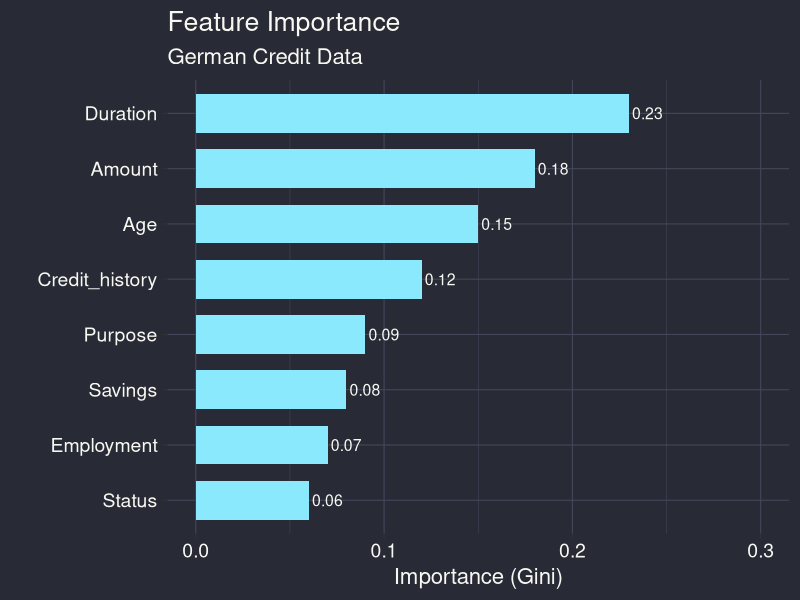

This chart was generated by the following R code: (Note: this script raises an error after producing the figure.)
# Regenerate plots with HIGH CONTRAST for dark background (Dracula theme)

# Colors from Dracula theme
BG <- "#282a36"
FG <- "#f8f8f2"
CYAN <- "#8be9fd"
YELLOW <- "#f1fa8c"
GREEN <- "#50fa7b"

library(ggplot2)

# ============================================================
# PLOT 1: Feature Importance (HIGH CONTRAST)
# ============================================================
importance_df <- data.frame(
  Feature = c("Duration", "Amount", "Age", "Credit_history", "Purpose", 
              "Savings", "Employment", "Status"),
  Value = c(0.23, 0.18, 0.15, 0.12, 0.09, 0.08, 0.07, 0.06)
)

p1 <- ggplot(importance_df, aes(x = reorder(Feature, Value), y = Value)) +
  geom_col(fill = CYAN, width = 0.7) +
  coord_flip() +
  labs(title = "Feature Importance", subtitle = "German Credit Data",
       x = "", y = "Importance (Gini)") +
  theme_dark(16) +
  theme(
    plot.background = element_rect(fill = BG, color = BG),
    panel.background = element_rect(fill = BG),
    panel.grid.major = element_line(color = "#44475a"),
    panel.grid.minor = element_line(color = "#44475a"),
    text = element_text(color = FG),
    axis.text = element_text(color = FG, size = 14)
  ) +
  geom_text(aes(label = sprintf("%.2f", Value)), 
            hjust = -0.1, color = FG, size = 4) +
  ylim(0, 0.30)

ggsave("/home/openclaw/.openclaw/workspace/reveal-cpvbcdd-202501/ciencia-dados/images/feature-importance.png", 
       plot = p1, width = 8, height = 5, dpi = 200, bg = BG)

cat("1. Feature Importance saved\n")

# ============================================================
# PLOT 2: ROC Curve (HIGH CONTRAST)
# ============================================================
fpr <- seq(0, 1, length.out = 200)
tpr <- 1 - (1 - fpr)^2.5

roc_df <- data.frame(FPR = fpr, TPR = tpr)

p2 <- ggplot(roc_df, aes(x = FPR, y = TPR)) +
  geom_abline(linetype = "dashed", color = "#6272a4", size = 1) +
  geom_line(color = GREEN, size = 3) +
  geom_area(fill = GREEN, alpha = 0.2) +
  annotate("rect", x = 0.5, y = 0.08, xmax = 0.88, ymax = 0.38,
           fill = BG, color = GREEN, size = 2) +
  annotate("text", x = 0.69, y = 0.23, label = "AUC = 0.72", 
           color = YELLOW, size = 10, fontface = "bold") +
  labs(title = "ROC Curve", subtitle = "German Credit Risk Model",
       x = "False Positive Rate", y = "True Positive Rate") +
  theme_dark(16) +
  theme(
    plot.background = element_rect(fill = BG, color = BG),
    panel.background = element_rect(fill = BG),
    panel.grid.major = element_line(color = "#44475a"),
    text = element_text(color = FG),
    axis.text = element_text(color = FG, size = 12)
  ) +
  xlim(0, 1) + ylim(0, 1)

ggsave("/home/openclaw/.openclaw/workspace/reveal-cpvbcdd-202501/ciencia-dados/images/roc-curve.png",
       plot = p2, width = 8, height = 5, dpi = 200, bg = BG)

cat("2. ROC Curve saved\n")

# ============================================================
# PLOT 3: Confusion Matrix
# ============================================================
library(reshape2)

cm <- matrix(c(420, 80, 55, 45), nrow = 2, byrow = TRUE)
rownames(cm) <- c("Actual: Bom", "Actual: Mau")
colnames(cm) <- c("Pred: Bom", "Pred: Mau")
cm_df <- melt(cm)
names(cm_df) <- c("Actual", "Predicted", "Count")

p3 <- ggplot(cm_df, aes(x = Predicted, y = Actual, fill = Count)) +
  geom_tile(color = FG, size = 1) +
  geom_text(aes(label = Count), color = FG, size = 16, fontface = "bold") +
  scale_fill_gradient(low = BG, high = CYAN) +
  labs(title = "Confusion Matrix", subtitle = "Test Set (n=600)") +
  theme_dark(16) +
  theme(
    plot.background = element_rect(fill = BG, color = BG),
    panel.background = element_rect(fill = BG),
    text = element_text(color = FG),
    axis.text = element_text(color = FG, size = 14)
  )

ggsave("/home/openclaw/.openclaw/workspace/reveal-cpvbcdd-202501/ciencia-dados/images/confusion-matrix.png",
       plot = p3, width = 6, height = 4, dpi = 200, bg = BG)

cat("3. Confusion Matrix saved\n")

cat("\n=== All plots regenerated with HIGH CONTRAST ===\n")
